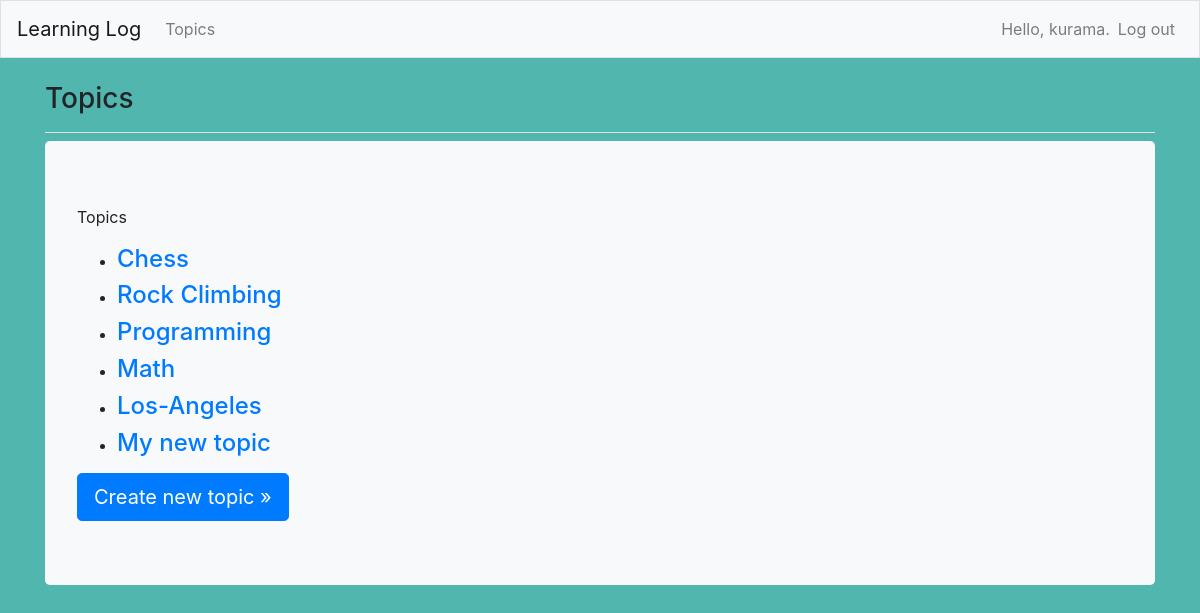
The page /topics (signed in) on the database its author committed.
### learning_logs/models.py (models this page shows)
class Topic(models.Model):
    text = models.CharField(max_length=200)
    date_added = models.DateTimeField(auto_now_add=True)
    owner = models.ForeignKey(User, on_delete=models.CASCADE)
    def __str__(self):
        return self.text

### learning_logs/views.py (the view)
# urls.py: path("topics", views.topics, name="topics"),
@login_required
def topics(request):
    topics = Topic.objects.filter(owner=request.user).order_by("date_added")
    context = {"topics": topics}
    return render(request, 'learning_logs/topics.html', context)

### learning_logs/templates/learning_logs/topics.html
{% extends 'learning_logs/base.html' %}
{% block page_header %}
    <h3>Topics</h3>
{% endblock page_header %}
{% block content %}
    <p>Topics</p>
    <ul>
      {% for topic in topics %}
        <li><h4>
        <a href=" {% url 'learning_logs:topic' topic.id %}">{{ topic }}</a>
        </h4></li>
      {% empty %}
        <li><h4>No topics have been added yet.</h4></li>
      {% endfor %}
    </ul>
    <a class="btn btn-lg btn-primary" href="{% url 'learning_logs:new_topic' %}"
        role="button">Create new topic &raquo;</a>
{% endblock content %}

### learning_logs/templates/learning_logs/base.html (shortened to what this page needs)
{% load static %}
{% load bootstrap4 %}
<!doctype html>
<html lang="en">
  <head>
    {% bootstrap_css %}
  </head>
  <body>
    <nav class="navbar navbar-expand-md navbar-light bg-light mb-4 border">
      <a class="navbar-brand" href="{% url 'learning_logs:index' %}">Learning Log</a>
      <div class="collapse navbar-collapse" id="navbarCollapse">
        <ul class="navbar-nav mr-auto">
          <li class="nav-item">
            <a class="nav-link" href="{% url 'learning_logs:topics' %}">Topics</a>
          </li>
        </ul>
        <ul class="navbar-nav ml-auto">
          {% if user.is_authenticated %}
            <li class="nav-item">
              <span class="navbar-text">Hello, {{user.username}}.</span>
            </li>
            <li class="nav-item">
              <a class="nav-link" href="{% url 'users:mylogout' %}">Log out</a>
            </li>
          {% endif %}
        </ul>
      </div>
    </nav>
    <main role="main" class="container">
      <div class="pb-2 mb-2 border-bottom">
        {% block page_header %}{% endblock page_header %}
      </div>
      <div class="jumbotron bg-light" >
        {% block content %}{% endblock content %}
      </div>
    </main>
  </body>
</html>
  <link rel="stylesheet" type="text/css" href="{% static 'stylesheets/my_base.css' %}">

### learning_logs/static/stylesheets/my_base.css (style rules this page uses)
body { background-color: rgb(81, 182, 173); }

### rows shown on the page
Topic: text "Chess"
Topic: text "Rock Climbing"
Topic: text "Programming"
Topic: text "Math"
Topic: text "Los-Angeles"
Topic: text "My new topic"

### other values the page prints
{{ user.username }} "kurama"
